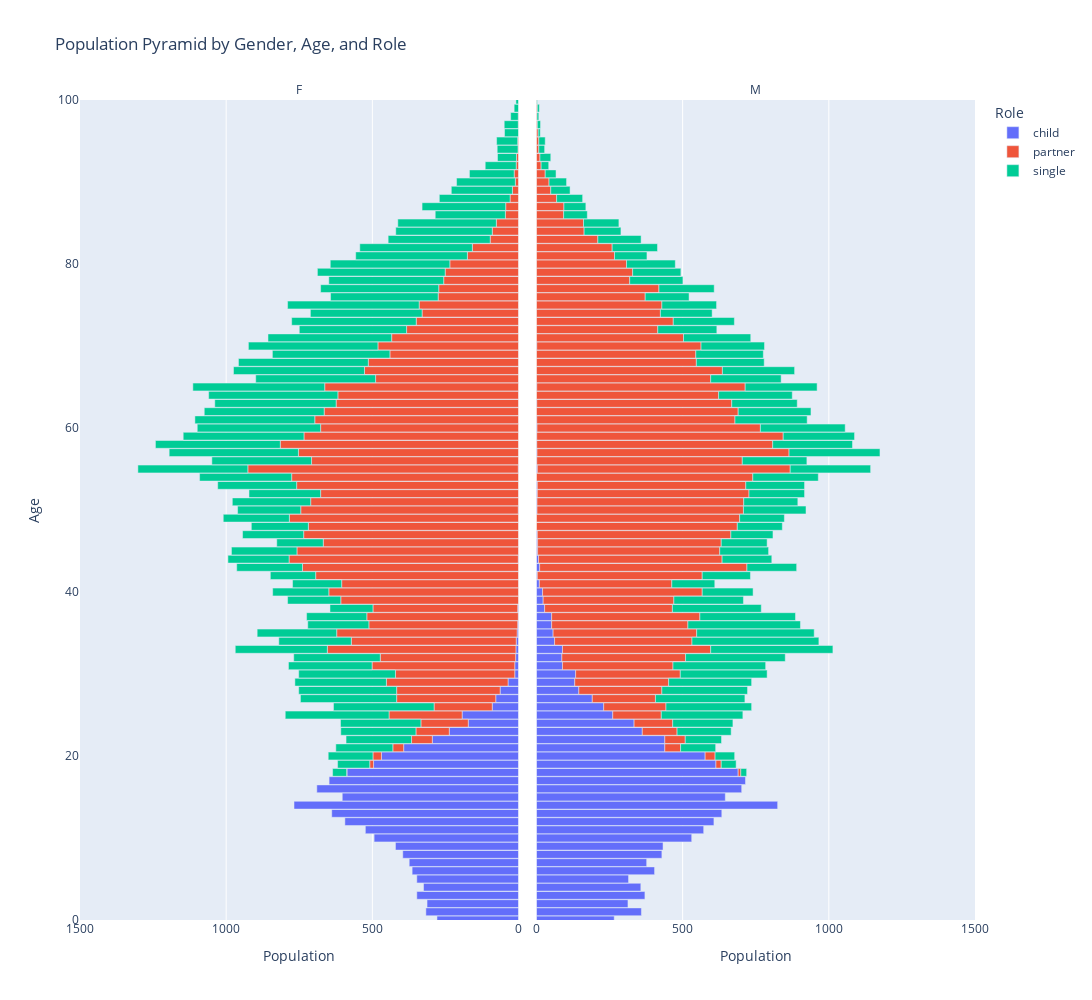

The notebook cell saved with this chart:
### Markdown cell above
#### AGE PYRAMID (Age, Sex, Marital Status) ####

### Code cell
# Prepare data for population pyramid
pyramid_data = results.copy()
pyramid_data['count'] = 1

# Group by age, gender, and role
grouped = pyramid_data.groupby(['age', 'gender', 'role']).size().reset_index(name='count')

# For population pyramid, males are negative
grouped['count'] = grouped.apply(lambda row: -row['count'] if row['gender'] == 'F' else row['count'], axis=1)

# Convert role to string for better legend
grouped['role'] = grouped['role'].astype(str)


fig = px.bar(
    grouped,
    x='count',
    y='age',
    color='role',
    orientation='h',
    facet_col='gender',
    labels={'count': 'Population', 'age': 'Age', 'role': 'Role'},
    title='Population Pyramid by Gender, Age, and Role',
    hover_data=['age', 'gender', 'role','count'],
    height=1000,
    width=1300,
)

fig.update_xaxes(
    range=[-1500, 0],
    tickvals=[-1500, -1000, -500, 0],
    ticktext=[1500, 1000, 500, 0],
    matches=None,
    row=None, col=None,
    selector=dict(anchor='y')
)
fig.update_xaxes(
    range=[0, 1500],
    tickvals=[0, 500, 1000, 1500],
    ticktext=[0, 500, 1000, 1500],
    matches=None,
    row=None, col=None,
    selector=dict(anchor='y2')
)

fig.update_yaxes(range=[0, 100], matches='y')



fig.update_layout(bargap=0.05)
fig.for_each_annotation(lambda a: a.update(text=a.text.split("=")[-1]))
fig.show()

### Figure 1 — Plotly figure (JSON) as saved in the notebook; plotly's stock layout.template omitted (floating-point values rounded to 4 significant figures; data arrays with more than 128 entries replaced by an {"elided": "..."} marker saying what was removed)
{"data": [{"customdata": [["F", "child"], ["F", "child"], ["F", "child"], ["F", "child"], ["F", "child"], ["F", "child"], ["F", "child"], ["F", "child"], ["F", "child"], ["F", "child"], ["F", "child"], ["F", "child"], ["F", "child"], ["F", "child"], ["F", "child"], ["F", "child"], ["F", "child"], ["F", "child"], ["F", "child"], ["F", "child"], ["F", "child"], ["F", "child"], ["F", "child"], ["F", "child"], ["F", "child"], ["F", "child"], ["F", "child"], ["F", "child"], ["F", "child"], ["F", "child"], ["F", "child"], ["F", "child"], ["F", "child"], ["F", "child"], ["F", "child"], ["F", "child"], ["F", "child"], ["F", "child"], ["F", "child"], ["F", "child"], ["F", "child"], ["F", "child"]], "hovertemplate": "Role=%{customdata[1]}<br>gender=%{customdata[0]}<br>Population=%{x}<br>Age=%{y}<extra></extra>", "legendgroup": "child", "marker": {"color": "#636efa", "pattern": {"shape": ""}}, "name": "child", "orientation": "h", "showlegend": true, "textposition": "auto", "type": "bar", "x": [-279, -317, -313, -348, -325, -348, -364, -374, -396, -421, -494, -524, -594, -639, -768, -603, -690, -648, -587, -496, -469, -393, -295, -237, -172, -193, -90, -78, -63, -36, -13, -13, -10, -9, -8, -5, -3, -1, -3, -1, -1, -1], "xaxis": "x", "y": [0, 1, 2, 3, 4, 5, 6, 7, 8, 9, 10, 11, 12, 13, 14, 15, 16, 17, 18, 19, 20, 21, 22, 23, 24, 25, 26, 27, 28, 29, 30, 31, 32, 33, 34, 35, 36, 37, 38, 44, 50, 55], "yaxis": "y"}, {"customdata": [["M", "child"], ["M", "child"], ["M", "child"], ["M", "child"], ["M", "child"], ["M", "child"], ["M", "child"], ["M", "child"], ["M", "child"], ["M", "child"], ["M", "child"], ["M", "child"], ["M", "child"], ["M", "child"], ["M", "child"], ["M", "child"], ["M", "child"], ["M", "child"], ["M", "child"], ["M", "child"], ["M", "child"], ["M", "child"], ["M", "child"], ["M", "child"], ["M", "child"], ["M", "child"], ["M", "child"], ["M", "child"], ["M", "child"], ["M", "child"], ["M", "child"], ["M", "child"], ["M", "child"], ["M", "child"], ["M", "child"], ["M", "child"], ["M", "child"], ["M", "child"], ["M", "child"], ["M", "child"], ["M", "child"], ["M", "child"], ["M", "child"], ["M", "child"], ["M", "child"], ["M", "child"], ["M", "child"], ["M", "child"], ["M", "child"], ["M", "child"], ["M", "child"], ["M", "child"], ["M", "child"], ["M", "child"], ["M", "child"], ["M", "child"], ["M", "child"], ["M", "child"], ["M", "child"], ["M", "child"], ["M", "child"], ["M", "child"]], "hovertemplate": "Role=%{customdata[1]}<br>gender=%{customdata[0]}<br>Population=%{x}<br>Age=%{y}<extra></extra>", "legendgroup": "child", "marker": {"color": "#636efa", "pattern": {"shape": ""}}, "name": "child", "orientation": "h", "showlegend": false, "textposition": "auto", "type": "bar", "x": [266, 359, 313, 371, 357, 315, 404, 377, 429, 433, 531, 572, 607, 634, 825, 646, 702, 715, 690, 614, 577, 439, 439, 362, 334, 261, 230, 191, 145, 131, 134, 89, 87, 89, 62, 57, 52, 52, 28, 23, 21, 10, 3, 11, 7, 4, 4, 3, 2, 2, 3, 3, 3, 1, 2, 1, 1, 2, 1, 1, 1, 1], "xaxis": "x2", "y": [0, 1, 2, 3, 4, 5, 6, 7, 8, 9, 10, 11, 12, 13, 14, 15, 16, 17, 18, 19, 20, 21, 22, 23, 24, 25, 26, 27, 28, 29, 30, 31, 32, 33, 34, 35, 36, 37, 38, 39, 40, 41, 42, 43, 44, 45, 46, 47, 50, 51, 52, 53, 55, 56, 57, 58, 59, 60, 61, 63, 65, 70], "yaxis": "y2"}, {"customdata": {"elided": "80x2 str values"}, "hovertemplate": "Role=%{customdata[1]}<br>gender=%{customdata[0]}<br>Population=%{x}<br>Age=%{y}<extra></extra>", "legendgroup": "partner", "marker": {"color": "#EF553B", "pattern": {"shape": ""}}, "name": "partner", "orientation": "h", "showlegend": true, "textposition": "auto", "type": "bar", "x": [-1, -13, -29, -37, -71, -114, -162, -250, -199, -339, -354, -416, -408, -488, -463, -645, -564, -617, -509, -518, -495, -608, -649, -605, -694, -739, -784, -758, -668, -735, -719, -784, -744, -711, -677, -759, -776, -925, -708, -753, -815, -734, -677, -697, -665, -624, -618, -663, -489, -527, -514, -440, -481, -434, -383, -350, -330, -340, -275, -273, -256, -251, -235, -175, -158, -97, -90, -76, -45, -44, -29, -21, -11, -15, -8, -7, -2, -3, -1, -1], "xaxis": "x", "y": [18, 19, 20, 21, 22, 23, 24, 25, 26, 27, 28, 29, 30, 31, 32, 33, 34, 35, 36, 37, 38, 39, 40, 41, 42, 43, 44, 45, 46, 47, 48, 49, 50, 51, 52, 53, 54, 55, 56, 57, 58, 59, 60, 61, 62, 63, 64, 65, 66, 67, 68, 69, 70, 71, 72, 73, 74, 75, 76, 77, 78, 79, 80, 81, 82, 83, 84, 85, 86, 87, 88, 89, 90, 91, 92, 93, 94, 95, 97, 98], "yaxis": "y"}, {"customdata": {"elided": "86x2 str values"}, "hovertemplate": "Role=%{customdata[1]}<br>gender=%{customdata[0]}<br>Population=%{x}<br>Age=%{y}<extra></extra>", "legendgroup": "partner", "marker": {"color": "#EF553B", "pattern": {"shape": ""}}, "name": "partner", "orientation": "h", "showlegend": false, "textposition": "auto", "type": "bar", "x": [9, 18, 34, 54, 70, 119, 132, 166, 213, 216, 284, 321, 358, 378, 423, 507, 470, 491, 466, 507, 437, 447, 546, 453, 564, 709, 628, 623, 628, 662, 687, 695, 706, 707, 724, 713, 740, 865, 703, 862, 807, 843, 764, 678, 690, 667, 623, 713, 596, 636, 547, 545, 562, 503, 415, 468, 424, 429, 372, 419, 319, 329, 308, 267, 259, 210, 163, 161, 93, 94, 69, 49, 43, 30, 16, 12, 8, 8, 6, 3, 2, 3, 1, 1, 2, 1], "xaxis": "x2", "y": [18, 19, 20, 21, 22, 23, 24, 25, 26, 27, 28, 29, 30, 31, 32, 33, 34, 35, 36, 37, 38, 39, 40, 41, 42, 43, 44, 45, 46, 47, 48, 49, 50, 51, 52, 53, 54, 55, 56, 57, 58, 59, 60, 61, 62, 63, 64, 65, 66, 67, 68, 69, 70, 71, 72, 73, 74, 75, 76, 77, 78, 79, 80, 81, 82, 83, 84, 85, 86, 87, 88, 89, 90, 91, 92, 93, 94, 95, 96, 97, 98, 99, 100, 101, 102, 103], "yaxis": "y2"}, {"customdata": {"elided": "90x2 str values"}, "hovertemplate": "Role=%{customdata[1]}<br>gender=%{customdata[0]}<br>Population=%{x}<br>Age=%{y}<extra></extra>", "legendgroup": "single", "marker": {"color": "#00cc96", "pattern": {"shape": ""}}, "name": "single", "orientation": "h", "showlegend": true, "textposition": "auto", "type": "bar", "x": [-48, -110, -153, -195, -224, -257, -275, -355, -344, -329, -335, -313, -331, -286, -296, -315, -248, -272, -209, -206, -147, -182, -192, -168, -155, -225, -209, -224, -159, -209, -195, -226, -216, -268, -245, -270, -315, -376, -341, -442, -427, -413, -422, -410, -410, -415, -442, -451, -410, -448, -444, -402, -443, -423, -367, -426, -382, -450, -368, -404, -393, -437, -409, -382, -385, -349, -330, -337, -240, -286, -242, -209, -201, -153, -106, -65, -71, -72, -48, -48, -26, -15, -9, -11, -9, -4, -3, -2, -2, -2], "xaxis": "x", "y": [18, 19, 20, 21, 22, 23, 24, 25, 26, 27, 28, 29, 30, 31, 32, 33, 34, 35, 36, 37, 38, 39, 40, 41, 42, 43, 44, 45, 46, 47, 48, 49, 50, 51, 52, 53, 54, 55, 56, 57, 58, 59, 60, 61, 62, 63, 64, 65, 66, 67, 68, 69, 70, 71, 72, 73, 74, 75, 76, 77, 78, 79, 80, 81, 82, 83, 84, 85, 86, 87, 88, 89, 90, 91, 92, 93, 94, 95, 96, 97, 98, 99, 100, 101, 102, 103, 104, 105, 107, 114], "yaxis": "y"}, {"customdata": {"elided": "90x2 str values"}, "hovertemplate": "Role=%{customdata[1]}<br>gender=%{customdata[0]}<br>Population=%{x}<br>Age=%{y}<extra></extra>", "legendgroup": "single", "marker": {"color": "#00cc96", "pattern": {"shape": ""}}, "name": "single", "orientation": "h", "showlegend": false, "textposition": "auto", "type": "bar", "x": [20, 51, 67, 120, 124, 185, 206, 279, 293, 306, 293, 284, 297, 317, 341, 418, 434, 402, 385, 327, 304, 238, 174, 147, 165, 170, 170, 167, 157, 144, 154, 153, 214, 185, 190, 201, 224, 275, 221, 311, 273, 244, 290, 247, 249, 224, 252, 246, 241, 247, 232, 231, 217, 230, 202, 209, 177, 187, 150, 189, 182, 165, 167, 111, 155, 148, 126, 121, 81, 75, 89, 66, 60, 37, 26, 37, 20, 22, 7, 11, 6, 7, 2, 1, 6, 1, 1, 1, 1, 1], "xaxis": "x2", "y": [18, 19, 20, 21, 22, 23, 24, 25, 26, 27, 28, 29, 30, 31, 32, 33, 34, 35, 36, 37, 38, 39, 40, 41, 42, 43, 44, 45, 46, 47, 48, 49, 50, 51, 52, 53, 54, 55, 56, 57, 58, 59, 60, 61, 62, 63, 64, 65, 66, 67, 68, 69, 70, 71, 72, 73, 74, 75, 76, 77, 78, 79, 80, 81, 82, 83, 84, 85, 86, 87, 88, 89, 90, 91, 92, 93, 94, 95, 96, 97, 98, 99, 100, 101, 102, 103, 104, 105, 106, 107], "yaxis": "y2"}], "layout": {"annotations": [{"font": {}, "showarrow": false, "text": "F", "x": 0.245, "xanchor": "center", "xref": "paper", "y": 1, "yanchor": "bottom", "yref": "paper"}, {"font": {}, "showarrow": false, "text": "M", "x": 0.755, "xanchor": "center", "xref": "paper", "y": 1, "yanchor": "bottom", "yref": "paper"}], "bargap": 0.05, "barmode": "relative", "height": 1000, "legend": {"title": {"text": "Role"}, "tracegroupgap": 0}, "title": {"text": "Population Pyramid by Gender, Age, and Role"}, "width": 1300, "xaxis": {"anchor": "y", "domain": [0, 0.49], "range": [-1500, 0], "ticktext": [1500, 1000, 500, 0], "tickvals": [-1500, -1000, -500, 0], "title": {"text": "Population"}}, "xaxis2": {"anchor": "y2", "domain": [0.51, 1], "range": [0, 1500], "ticktext": [0, 500, 1000, 1500], "tickvals": [0, 500, 1000, 1500], "title": {"text": "Population"}}, "yaxis": {"anchor": "x", "domain": [0, 1], "matches": "y", "range": [0, 100], "title": {"text": "Age"}}, "yaxis2": {"anchor": "x2", "domain": [0, 1], "matches": "y", "range": [0, 100], "showticklabels": false}}}
